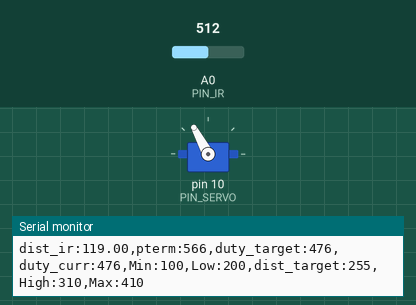
A sketch run on a simulated Arduino Uno, built with avr-gcc and run on an emulated ATmega328P. On the bench: servo, the last lines printed to the serial monitor. The test bench sets the inputs (shaded band); at power-on: A0 (PIN_IR) = 512.

Above: at 1.2 s.
1.3 s: A0 (PIN_IR) set to 710
At 2.4 s:
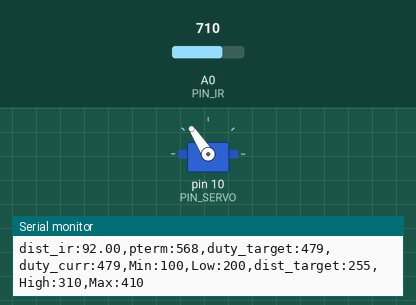
2.9 s: A0 (PIN_IR) set to 511
At 3.1 s:
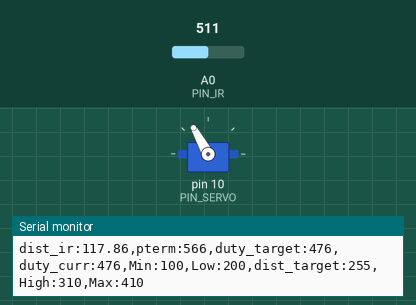
5.9 s: A0 (PIN_IR) set to 900
At 6.08 s:
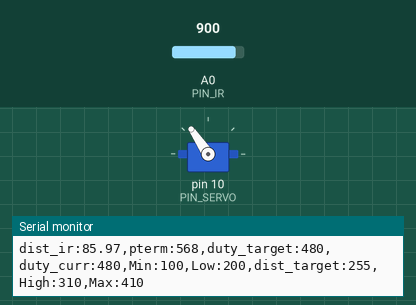
Timing chart, 0 to 8.9 s (numbered marks = the images above; inputs shaded):
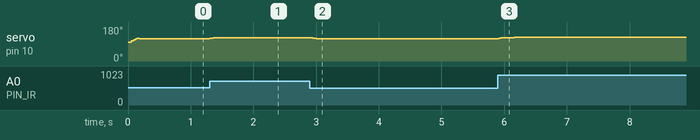

Measured:
- after the input at 1.3 s, servo on pin 10 (PIN_SERVO): 118° → 122° at once, → 123° 0.12 s later
- after the input at 2.9 s, servo on pin 10 (PIN_SERVO): 123° → 119° at once, → 118° 0.30 s later
- after the input at 5.9 s, servo on pin 10 (PIN_SERVO): 118° → 124° at once, → 125° 0.25 s later

The sketch:

22P06.ino
```cpp
#include <Servo.h>
Servo myservo;

// Arduino pin assignment
#define PIN_IR A0
#define PIN_SERVO 10

#define SERVO_MAX 2300
#define SERVO_MID 1520
#define SERVO_MIN 700
#define SERVO_SPEED 30

#define _DIST_TARGET 255


// PID Controls
#define P_RATE 0.35

#define P_RATE_UP P_RATE * ((SERVO_MAX - SERVO_MID) / 100)
#define P_RATE_DOWN P_RATE * ((SERVO_MID - SERVO_MIN) / 100)

#define DELAY_MICROS 100
#define EMA_ALPHA 0.25

//Filter
const float coE[] = {-0.0000120, 0.0076651, -0.2529813, 84.6894326};

float ema_dist = 0;
float filtered_dist;
float samples_num = 3;


//Servo
float servo_target = SERVO_MID;
float servo_curr = servo_target;

void setup() {
  myservo.attach(PIN_SERVO);
  Serial.begin(57600);
}

float ir_distance(void){
  float volt = float(analogRead(PIN_IR));
  float val = ((6762.0/(volt-9.0))-4.0) * 10.0;
  float dist_cali = coE[0] * pow(val, 3) + coE[1] * pow(val, 2) + coE[2] * val + coE[3];
  return dist_cali;
}

float under_noise_filter(void){
  int currReading;
  int largestReading = 0;
  for (int i = 0; i < samples_num; i++) {
    currReading = ir_distance();
    if (currReading > largestReading) { largestReading = currReading; }
    // Delay a short time before taking another reading
    delayMicroseconds(DELAY_MICROS);
  }
  return largestReading;
}

float filtered_ir_distance(void){
  int currReading;
  int lowestReading = 1024;
  for (int i = 0; i < samples_num; i++) {
    currReading = under_noise_filter();
    if (currReading < lowestReading) { lowestReading = currReading; }
  }
  ema_dist = EMA_ALPHA*lowestReading + (1-EMA_ALPHA)*ema_dist;
  return ema_dist;
}

void servoWrite(float servo) {
  if (servo > SERVO_MAX) {
    servo = SERVO_MAX;
  }
  if (servo < SERVO_MIN) {
    servo = SERVO_MIN;
  }
  servo_target = servo;
  if (servo_target > servo_curr + SERVO_SPEED) {
    servo_curr += SERVO_SPEED;
  }
  else if (servo_target < servo_curr - SERVO_SPEED) {
    servo_curr -= SERVO_SPEED;
  }
  else {
    servo_curr = servo_target;
  }
  myservo.writeMicroseconds(servo_curr);
}

void servoUp(float dist_rate) {
  float result = SERVO_MID + P_RATE_UP * dist_rate;
  servoWrite(result);
}

void servoDown(float dist_rate) {
  float result = SERVO_MID + P_RATE_DOWN * dist_rate;
  servoWrite(result);
}

void moveServo(float dist_rate) {
  if (dist_rate > 0) {
    servoDown(dist_rate);
  }
  else {
    servoUp(dist_rate);
  }
}

float getDistRate(float dist_from_target) {
  return dist_from_target / 155 * 100;
}

void showLogs(float dist, float pterm, float duty_target, float duty_curr) {
  Serial.print("dist_ir:");
  Serial.print(dist);
  Serial.print(",pterm:");
  Serial.print(map(pterm, -1000, 1000, 510, 610));
  Serial.print(",duty_target:");
  Serial.print(map(duty_target, SERVO_MIN, SERVO_MAX, 410, 510));
  Serial.print(",duty_curr:");
  Serial.print(map(duty_curr, SERVO_MIN, SERVO_MAX, 410, 510));
  Serial.println(",Min:100,Low:200,dist_target:255,High:310,Max:410");
}

void loop() {
  float dist = filtered_ir_distance();
  float dist_from_target = _DIST_TARGET - dist;
  float dist_rate = getDistRate(dist_from_target);
  moveServo(dist_rate);
  showLogs(dist, dist_from_target, servo_target, servo_curr);
}
```
